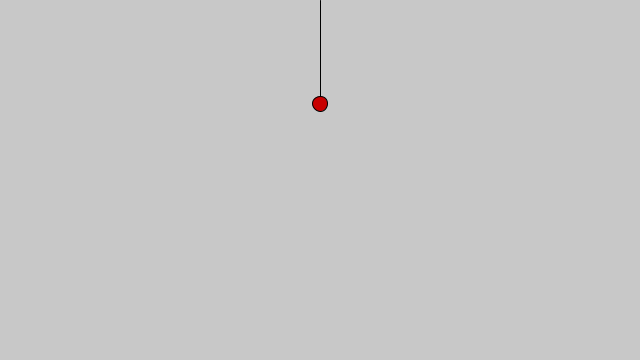
Frame 1 (no input)
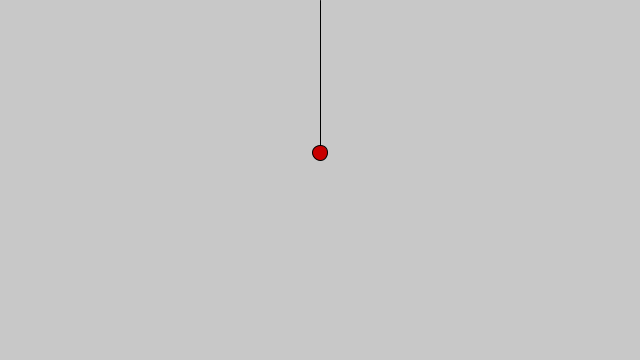
Frame 60 (the mouse pressed at the canvas centre just before this capture)
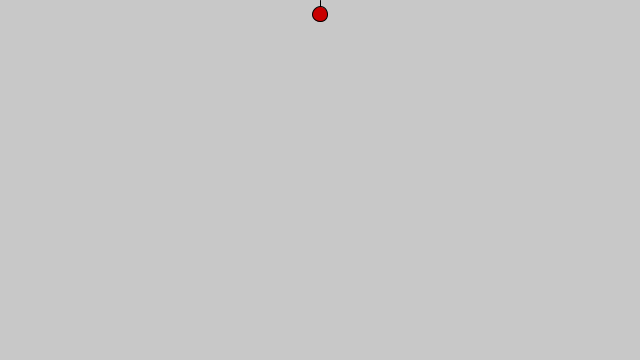
Frame 120 (the mouse held since frame 60 and released just before this capture)

The Processing sketch that drew these frames (run headless with seeded random() and noise(); from frame 60 on, the mouse is pressed at the canvas centre):

// Processing sketch: bob
// ── bob.pde
class Bob {
  PVector loc;
  float period, y;
  
  Bob() {
    loc = new PVector(width/2, 0);
    period = 150;
  }
  
  void update() {
    y = sin(TWO_PI * frameCount / period);
    y = map(y, -1, 1, 10, height/2 + 10); // amplitude
  }
  
  void display() {
    fill(200, 0, 0);
    translate(loc.x, loc.y);
    line(0, 0, 0, y);
    ellipse(0, y, 15, 15);
  }
}

// ── main.pde
Bob b;

void setup() {
  size(640, 360);
  b = new Bob();
}

void draw() {
  background(200);
  b.update();
  b.display();
}
